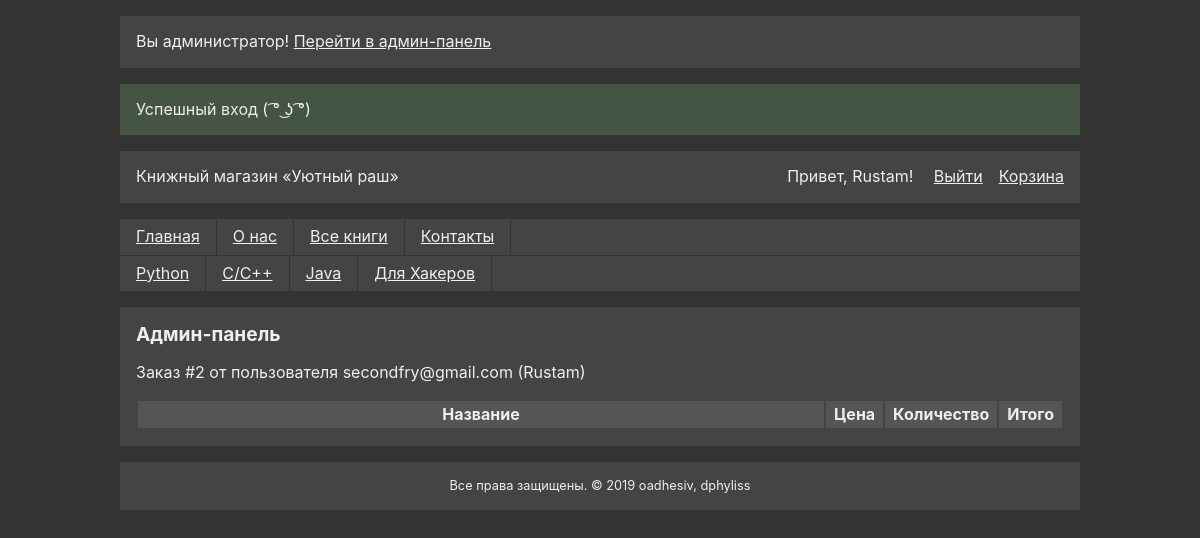
Page /admin.php?entity=orders&action=see&id=2 (signed in) on the committed database.
### tables this page shows
CREATE TABLE IF NOT EXISTS `category` (
  `id` int(11) NOT NULL AUTO_INCREMENT COMMENT 'ID',
  `short` varchar(16) NOT NULL COMMENT 'Ключ',
  `name` text DEFAULT NULL COMMENT 'Имя',
  `description` text DEFAULT NULL COMMENT 'Описание',
  `created_at` timestamp NOT NULL DEFAULT current_timestamp() COMMENT 'Дата создания',
  `updated_at` timestamp NOT NULL DEFAULT current_timestamp() COMMENT 'Дата изменения',
  `active` int(1) NOT NULL DEFAULT 0 COMMENT 'Статус',
  PRIMARY KEY (`id`),
  UNIQUE KEY `short` (`short`)
);

CREATE TABLE IF NOT EXISTS `orders` (
  `id` int(11) NOT NULL AUTO_INCREMENT COMMENT 'ID',
  `user_id` int(11) NOT NULL COMMENT 'ID пользователя',
  `status` varchar(16) NOT NULL DEFAULT 'placed' COMMENT 'Статус заказа',
  PRIMARY KEY (`id`),
  KEY `user_id` (`user_id`)
);

CREATE TABLE IF NOT EXISTS `users` (
  `id` int(11) NOT NULL AUTO_INCREMENT COMMENT 'ID',
  `type` text NOT NULL DEFAULT 'user' COMMENT 'Тип пользователя',
  `name` text DEFAULT NULL COMMENT 'Имя пользователя',
  `email` text DEFAULT NULL COMMENT 'Электронная почта',
  `password` varchar(128) DEFAULT NULL COMMENT 'Хэш пароля',
  `created_at` timestamp NOT NULL DEFAULT current_timestamp() COMMENT 'Дата создания',
  `updated_at` timestamp NOT NULL DEFAULT current_timestamp() COMMENT 'Дата изменения',
  `active` int(1) NOT NULL DEFAULT 0 COMMENT 'Статус',
  PRIMARY KEY (`id`),
  UNIQUE KEY `email` (`email`) USING HASH
);

### admin/vieworder.php (the view, shortened to what this page needs)
<?php
require_once 'pieces/header.php';
$id = url_get('id', '/^[0-9]+$/');
$res = mysqli_query($DB, 'SELECT * FROM `orders` LEFT JOIN `users` ON `orders`.`user_id`=`users`.`id` WHERE `orders`.`id` = ' . $id);
$row = mysqli_fetch_assoc($res);
?>
<h1 class="page_title">Админ-панель</h1>
<p>Заказ #<?=$id?> от пользователя <?=$row['email']?> (<?=$row['name']?>)</p>
<table class="basket_table">
<thead>
  <tr>
    <th class="basket_table_th_name">Название</th>
    <th>Цена</th>
    <th>Количество</th>
    <th>Итого</th>
  </tr>
</thead>
</table>
<?php
require_once 'pieces/footer.php';

### pieces/header.php (shortened to what this page needs)
<?php
$url_category = url_get_category();
?>
<!DOCTYPE html>
<html>
<head>
<link rel="stylesheet" href="/static/style.css">
<link rel="stylesheet" href="/static/desktop.css" media="(min-width: 576px)">
</head>
<body>
<div id="container">
<header id="header">
  <div class="some_block" id="header_top">
    <div id="title">Книжный магазин «Уютный раш»</div>
    <a href="/index.php?action=view&page=basket">Корзина</a>
  </div>
  <navbar class="navigation">
    <a class="nav_link" href="/">Главная</a>
    <a class="nav_link" href="/index.php?action=view&page=about">О нас</a>
    <a class="nav_link" href="/index.php?action=category&category=all">Все книги</a>
    <a class="nav_link" href="/index.php?action=view&page=contacts">Контакты</a>
  </navbar>
  <navbar class="navigation">
    <?php
      $res = get_all($DB, 'category');
      if ($res) {
        while ($row = mysqli_fetch_assoc($res)) {
          $flag = $url_category == $row['short'] ? ' active' : '';
          ?><a class="nav_link<?=$flag?>" href="/index.php?action=category&category=<?=$row['short']?>"><?=$row['name']?></a><?php
        }
      }
    ?>
  </navbar>
</header>
<div class="some_block" id="main">

### static/style.css (style rules this page uses)
* { box-sizing: border-box; }
body { margin: 0; font-family: -apple-system,BlinkMacSystemFont,"Segoe UI",Roboto,"Helvetica Neue",Arial,"Noto Sans",sans-serif,"Apple Color Emoji","Segoe UI Emoji","Segoe UI Symbol","Noto Color Emoji"; background: #333; color: #eee; line-height: 1.231; }
a { color: #eee; text-decoration: underline; }
#container { max-width: 100%; margin: 0 auto; display: grid; grid-row-gap: 1rem; }
#header { display: grid; margin-top: 1rem; }
.some_block { background: #444; padding: 1rem; }
#header_top { display: grid; grid-row-gap: 1rem; }
.navigation { background: #444; display: grid; grid-auto-columns: min-content; grid-auto-flow: column; }
.navigation:first-of-type { margin-top: 1rem; border-bottom: 1px solid #333; }
.nav_link { padding: 0.5rem 1rem; border-right: 1px solid #333; white-space: nowrap; }
.page_title { font-size: 1.2rem; margin: 0 0 1rem 0; }
.basket_table td, .basket_table th { padding: 0.25rem 0.5rem; background: #555; white-space: nowrap; }
.basket_table_th_name { width: 100%; }

### static/desktop.css (style rules this page uses)
@media (min-width: 576px) { #container { max-width: 540px; } }
@media (min-width: 768px) { #container { max-width: 720px; } }
@media (min-width: 768px) { #header_top { grid-template-columns: 1fr min-content min-content; grid-column-gap: 1rem; } }
@media (min-width: 992px) { #container { max-width: 960px; } }

### rows in the picture
category: name "Python"
category: name "C/C++"
category: name "Java"
category: name "Для Хакеров"
orders: user.email "secondfry@gmail.com", user.name "Rustam"

### other values in the picture
$v['text'] "Успешный вход ( ͡° ͜ʖ ͡°)"
$_SESSION['user']['name'] "Rustam"
$id "2"
